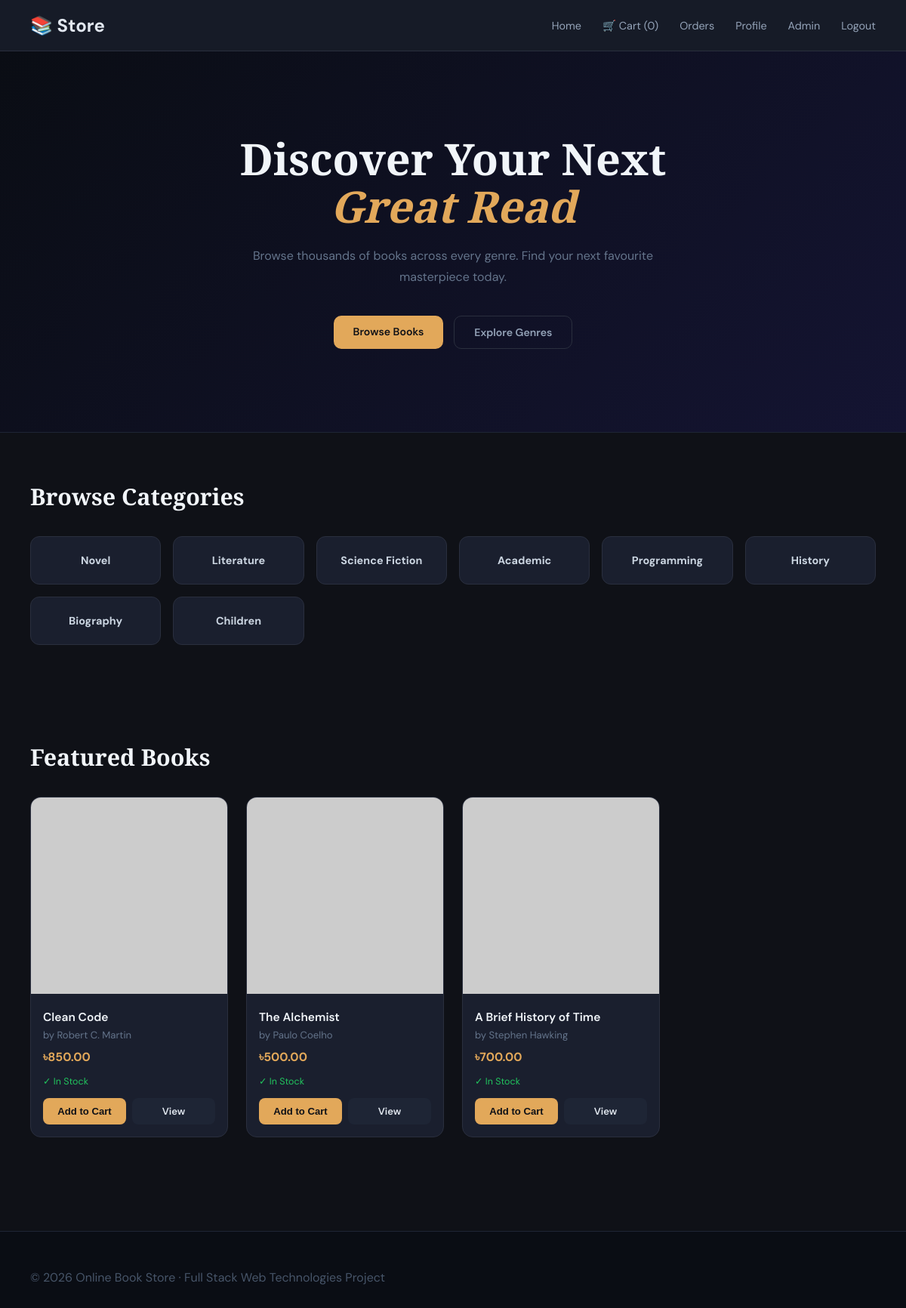
/index.php (signed in), run on the app's committed database.
### tables this page shows
CREATE TABLE categories (
    id INT AUTO_INCREMENT PRIMARY KEY,
    name VARCHAR(100) NOT NULL UNIQUE,
    created_at TIMESTAMP DEFAULT CURRENT_TIMESTAMP
);

CREATE TABLE books (
    id INT AUTO_INCREMENT PRIMARY KEY,
    title VARCHAR(150) NOT NULL,
    author VARCHAR(120) NOT NULL,
    description TEXT,
    price DECIMAL(10,2) NOT NULL,
    category_id INT,
    image_path VARCHAR(255),
    stock INT NOT NULL DEFAULT 0,
    created_at TIMESTAMP DEFAULT CURRENT_TIMESTAMP,
    FOREIGN KEY (category_id) REFERENCES categories(id)
);

### index.php (the view, shortened to what this page needs)
<?php
require_once 'config/database.php';
$categories = [];
$books      = [];
$cartCount  = 0;
$catResult = $conn->query("SELECT * FROM categories");
while ($row = $catResult->fetch_assoc()) $categories[] = $row;
$bookResult = $conn->query("SELECT * FROM books ORDER BY created_at DESC");
while ($row = $bookResult->fetch_assoc()) $books[] = $row;
if (isset($_SESSION['user_id'])) {
    $uid       = $_SESSION['user_id'];
    $cartStmt  = $conn->prepare("SELECT SUM(quantity) as total FROM cart WHERE user_id=?");
    $cartStmt->bind_param("i", $uid);
    $cartStmt->execute();
    $cartCount = $cartStmt->get_result()->fetch_assoc()['total'] ?? 0;
}
?>
<!DOCTYPE html>
<html lang="en">
<head>
    <link rel="stylesheet" href="public/css/style.css">
</head>
<body>
<nav>
    <div class="logo">📚 <span>Store</span></div>
    <div class="nav-links">
        <a href="index.php">Home</a>
        <?php if (isset($_SESSION['user_id'])): ?>
            <a href="views/customer/cart.php">🛒 Cart (<?= $cartCount ?>)</a>
            <a href="views/customer/order_history.php">Orders</a>
            <a href="views/customer/profile.php">Profile</a>
            <?php if ($_SESSION['role'] === 'admin'): ?>
                <a href="views/admin/dashboard.php">Admin</a>
            <?php endif; ?>
            <a href="controllers/logoutController.php">Logout</a>
        <?php else: ?>
            <a href="views/auth/login.php">Login</a>
            <a href="views/auth/register.php">Register</a>
        <?php endif; ?>
    </div>
</nav>
<section class="hero">
    <h1 style="font-family:'Playfair Display',serif;">
        Discover Your Next<br>
        <span>Great Read</span>
    </h1>
    <p>Browse thousands of books across every genre. Find your next favourite masterpiece today.</p>
    <div class="hero-buttons">
        <a href="#books" class="btn btn-primary">Browse Books</a>
        <a href="#categories" class="btn btn-outline">Explore Genres</a>
    </div>
</section>
<section class="section" id="categories">
    <h2 class="section-title" style="font-family:'Playfair Display',serif;">Browse Categories</h2>
    <div class="category-grid">
        <?php foreach ($categories as $cat): ?>
        <a href="views/customer/category_books.php?category_id=<?= $cat['id'] ?>"
           style="text-decoration:none;">
            <div class="category-card">
                <h3><?= htmlspecialchars($cat['name']) ?></h3>
            </div>
        </a>
        <?php endforeach; ?>
    </div>
</section>
<section class="section" id="books">
    <h2 class="section-title" style="font-family:'Playfair Display',serif;">Featured Books</h2>
    <div class="books-grid">
        <?php foreach ($books as $book): ?>
        <div class="book-card">
            <img src="<?= $book['image_path'] ? 'public/uploads/books/'.$book['image_path'] : 'https://via.placeholder.com/300x380/1a1f2e/e2a85a?text=📖' ?>"
                 alt="<?= htmlspecialchars($book['title']) ?>">
            <div class="book-content">
                <div class="book-title"><?= htmlspecialchars($book['title']) ?></div>
                <div class="book-author">by <?= htmlspecialchars($book['author']) ?></div>
                <div class="book-price">৳<?= number_format($book['price'], 2) ?></div>
                <div class="stock <?= $book['stock'] > 0 ? '' : 'out' ?>">
                    <?= $book['stock'] > 0 ? '✓ In Stock' : '✗ Out of Stock' ?>
                </div>
                <div class="card-buttons">
                    <?php if ($book['stock'] > 0): ?>
                        <button class="small-btn cart-btn" onclick="addToCart(<?= $book['id'] ?>)">
                            Add to Cart
                        </button>
                    <?php endif; ?>
                    <a href="views/customer/book_details.php?id=<?= $book['id'] ?>"
                       class="small-btn view-btn">View</a>
                </div>
            </div>
        </div>
        <?php endforeach; ?>
    </div>
</section>
<footer>
    <p>© 2026 Online Book Store · Full Stack Web Technologies Project</p>
</footer>
</body>
</html>

### public/css/style.css (style rules this page uses)
* { margin: 0; padding: 0; box-sizing: border-box; }
body { font-family: 'DM Sans', Arial, sans-serif; background: #0f1117; color: #e2e8f0; }
a { color: #e2a85a; text-decoration: none; }
nav, .navbar { background: #161b27; padding: 0 40px; height: 68px; display: flex; justify-content: space-between; align-items: center; border-bottom: 1px solid #2a2f3e; position: sticky; top: 0; z-index: 100; }
.logo, .navbar .logo { font-size: 1.5rem; font-weight: 700; color: #e2a85a; }
.logo span, .navbar .logo span { color: #e2e8f0; }
nav a, .navbar a { color: #94a3b8; font-size: 0.9rem; margin-left: 20px; transition: color 0.2s; }
.nav-links { display: flex; align-items: center; gap: 8px; }
h1, h2, h3 { margin-bottom: 18px; color: #f1f5f9; }
button, .btn { background: #e2a85a; color: #0f1117; border: none; padding: 10px 20px; border-radius: 8px; cursor: pointer; font-size: 0.88rem; font-weight: 600; transition: background 0.2s; text-decoration: none; display: inline-block; }
.book-grid, .books-grid { display: grid; grid-template-columns: repeat(auto-fill, minmax(220px, 1fr)); gap: 24px; }
.book-card { background: #1a1f2e; border-radius: 14px; overflow: hidden; border: 1px solid #2a2f3e; transition: transform 0.2s, box-shadow 0.2s; }
.book-card img { width: 100%; height: 260px; object-fit: cover; }
.book-info, .book-content { padding: 16px; }
.book-title { font-weight: 600; font-size: 0.97rem; margin-bottom: 5px; color: #f1f5f9; }
.book-author { font-size: 0.82rem; color: #64748b; margin-bottom: 10px; }
.book-price { font-weight: 700; color: #e2a85a; margin-bottom: 14px; font-size: 1rem; }
.stock { font-size: 0.78rem; color: #22c55e; margin-bottom: 14px; }
.card-buttons { display: flex; gap: 8px; }
.small-btn { flex: 1; padding: 9px; border: none; border-radius: 8px; cursor: pointer; font-size: 0.82rem; font-weight: 600; transition: background 0.2s; }
.cart-btn { background: #e2a85a; color: #0f1117; }
.view-btn { background: #1e2535; color: #e2e8f0; text-decoration: none; display: flex; align-items: center; justify-content: center; }
footer, .site-footer { background: #0a0d14; color: #475569; border-top: 1px solid #1e2535; padding: 50px 40px 30px; margin-top: 60px; }
.hero { background: linear-gradient(135deg, #0a0d14 0%, #141432 100%); padding: 110px 40px; text-align: center; border-bottom: 1px solid #1e2535; }
.hero h1 { font-size: 3.6rem; line-height: 1.1; margin-bottom: 20px; }
.hero h1 span { color: #e2a85a; font-style: italic; }
.hero p { max-width: 600px; margin: 0 auto 36px; color: #64748b; line-height: 1.8; }
.hero-buttons { display: flex; justify-content: center; gap: 14px; flex-wrap: wrap; }
.btn-primary { background: #e2a85a; color: #0f1117; padding: 12px 26px; border-radius: 10px; }
.btn-outline { background: transparent; border: 1px solid #2a2f3e; color: #94a3b8; padding: 12px 26px; border-radius: 10px; }
.section { padding: 64px 40px; }
.section-title { font-size: 1.9rem; margin-bottom: 32px; color: #f1f5f9; }
.category-grid { display: grid; grid-template-columns: repeat(auto-fill, minmax(155px, 1fr)); gap: 16px; }
.category-card { background: #1a1f2e; padding: 22px; border-radius: 12px; border: 1px solid #2a2f3e; text-align: center; cursor: pointer; transition: border-color 0.2s, transform 0.2s; }
.category-card h3 { font-size: 0.9rem; color: #cbd5e1; margin-bottom: 0; }

### data on the page
categories: name "Novel"
categories: name "Literature"
categories: name "Science Fiction"
categories: name "Academic"
categories: name "Programming"
categories: name "History"
categories: name "Biography"
categories: name "Children"
books: title "Clean Code", author "Robert C. Martin", price "850.00", stock "✓ In Stock"
books: title "The Alchemist", author "Paulo Coelho", price "500.00", stock "✓ In Stock"
books: title "A Brief History of Time", author "Stephen Hawking", price "700.00", stock "✓ In Stock"

### other printed values
$cartCount "0"
